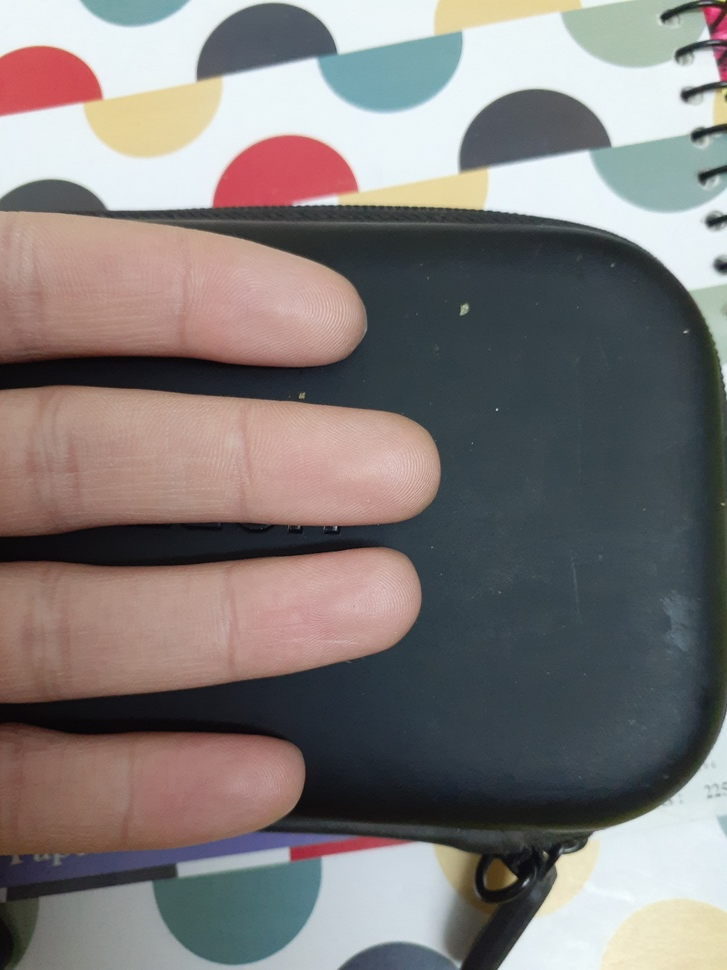
#> input picture sample_input.jpg, 727 x 970 px, shrunk from 3096 x 4128 before the run
$ python fingerprint_extraction.py sample_input.jpg
#> lines starting #> are read from the running program, lines starting #| are printed output that depends on the picture; after the words box and inside, x2 and y2 are one past the last pixel; in counts of white or black regions, pixels touching at a corner belong together
### src/fingerprint_from_image/extraction.py
"""Extract individual fingerprint crops from a photograph of a hand.

The original project implemented this pipeline directly at module import time.
This module keeps the same OpenCV approach, but exposes it as a reusable API so
that the matching framework can consume the crops without opening a GUI.
"""

from __future__ import annotations

from collections.abc import Sequence
from dataclasses import dataclass, field
from pathlib import Path

import cv2 as cv
import numpy as np

EXTRACTION_VERSION = "hsv-contours-v2"


class FingerprintExtractionError(ValueError):
    """Raised when an input image cannot be used for fingerprint extraction."""


@dataclass(frozen=True)
class ExtractionConfig:
    """Configuration for the hand segmentation pipeline."""

    skin_hsv_lower: tuple[int, int, int] = (0, 20, 70)
    skin_hsv_upper: tuple[int, int, int] = (20, 255, 255)
    max_fingers: int = 4
    min_contour_area_ratio: float = 0.005
    morphology_kernel_size: int = 3
    adaptive_block_size: int = 11
    adaptive_c: float = 2.0

    def __post_init__(self) -> None:
        if self.max_fingers < 1:
            raise ValueError("max_fingers must be at least 1")
        if not 0 <= self.min_contour_area_ratio < 1:
            raise ValueError("min_contour_area_ratio must be in [0, 1)")
        if self.morphology_kernel_size < 1:
            raise ValueError("morphology_kernel_size must be positive")
        if self.adaptive_block_size < 3 or self.adaptive_block_size % 2 == 0:
            raise ValueError("adaptive_block_size must be an odd integer >= 3")


@dataclass(frozen=True)
class FingerprintCrop:
    """One extracted fingerprint image and its location in the source image."""

    image: np.ndarray = field(repr=False, compare=False)
    bbox: tuple[int, int, int, int]
    contour_area: float
    quality: float


def _read_color_image(image: str | Path | np.ndarray) -> np.ndarray:
    if isinstance(image, (str, Path)):
        path = Path(image)
        try:
            encoded = np.fromfile(path, dtype=np.uint8)
        except OSError as exc:
            raise FingerprintExtractionError(f"Could not read image: {path}") from exc
        data = cv.imdecode(encoded, cv.IMREAD_COLOR) if encoded.size else None
        if data is None:
            raise FingerprintExtractionError(f"Could not read image: {path}")
        return data

    data = np.asarray(image)
    if data.size == 0:
        raise FingerprintExtractionError("Input image is empty")
    if data.dtype != np.uint8:
        data = cv.normalize(data, None, 0, 255, cv.NORM_MINMAX).astype(np.uint8)
    if data.ndim == 2:
        return cv.cvtColor(data, cv.COLOR_GRAY2BGR)
    if data.ndim != 3:
        raise FingerprintExtractionError(
            f"Expected a grayscale or color image, got shape {data.shape}"
        )
    if data.shape[2] == 4:
        return cv.cvtColor(data, cv.COLOR_BGRA2BGR)
    if data.shape[2] != 3:
        raise FingerprintExtractionError(
            f"Expected 3 or 4 color channels, got {data.shape[2]}"
        )
    return np.ascontiguousarray(data)


def extract_fingerprints(
    image: str | Path | np.ndarray,
    config: ExtractionConfig | None = None,
) -> list[FingerprintCrop]:
    """Extract fingerprint crops, ordered from left to right in the source.

    An empty list is returned when no contour passes the configured area filter.
    The output images are 8-bit, single-channel, adaptively thresholded crops.
    """

    config = config or ExtractionConfig()
    source = _read_color_image(image)

    hsv = cv.cvtColor(source, cv.COLOR_BGR2HSV)
    lower = np.asarray(config.skin_hsv_lower, dtype=np.uint8)
    upper = np.asarray(config.skin_hsv_upper, dtype=np.uint8)
    skin_mask = cv.inRange(hsv, lower, upper)

    kernel_size = config.morphology_kernel_size
    kernel = cv.getStructuringElement(cv.MORPH_ELLIPSE, (kernel_size, kernel_size))
    skin_mask = cv.morphologyEx(skin_mask, cv.MORPH_CLOSE, kernel)

    contours, _ = cv.findContours(
        skin_mask, cv.RETR_EXTERNAL, cv.CHAIN_APPROX_SIMPLE
    )
    minimum_area = source.shape[0] * source.shape[1] * config.min_contour_area_ratio
    contours = [contour for contour in contours if cv.contourArea(contour) >= minimum_area]
    contours = sorted(contours, key=cv.contourArea, reverse=True)[: config.max_fingers]
    # Area rank is useful for choosing the four relevant contours, but is not a
    # stable label. Spatial order makes repeated captures deterministic.
    contours.sort(key=lambda contour: cv.boundingRect(contour)[0])

    if not contours:
        return []

    selected_mask = np.zeros(source.shape[:2], dtype=np.uint8)
    cv.drawContours(selected_mask, contours, -1, 255, cv.FILLED)
    selected_mask = cv.GaussianBlur(selected_mask, (5, 5), 0)

    hand = cv.bitwise_and(source, source, mask=selected_mask)
    gray = cv.cvtColor(hand, cv.COLOR_BGR2GRAY)
    thresholded = cv.adaptiveThreshold(
        gray,
        255,
        cv.ADAPTIVE_THRESH_GAUSSIAN_C,
        cv.THRESH_BINARY,
        config.adaptive_block_size,
        config.adaptive_c,
    )

    crops: list[FingerprintCrop] = []
    for contour in contours:
        x, y, width, height = cv.boundingRect(contour)
        crop = thresholded[y : y + height, x : x + width].copy()

        # Keep the exterior of the contour uniformly white. This prevents the
        # bounding rectangle from generating artificial feature points later.
        contour_mask = np.zeros((height, width), dtype=np.uint8)
        shifted = contour - np.array([[[x, y]]], dtype=contour.dtype)
        cv.drawContours(contour_mask, [shifted], -1, 255, cv.FILLED)
        crop[contour_mask == 0] = 255

        inside = crop[contour_mask != 0]
        contrast = float(np.std(inside) / 127.5) if inside.size else 0.0
        coverage = float(np.count_nonzero(contour_mask) / contour_mask.size)
        quality = float(np.clip(0.75 * contrast + 0.25 * coverage, 0.0, 1.0))
        crops.append(
            FingerprintCrop(
                image=crop,
                bbox=(x, y, width, height),
                contour_area=float(cv.contourArea(contour)),
                quality=quality,
            )
        )

    return crops


# [24 lines left out: functions extract_fingerprint_images, save_fingerprints, not called in this run]


def plot_fingerprints(crops: Sequence[FingerprintCrop]) -> None:
    """Display the extracted crops. Matplotlib is imported only when requested."""

    try:
        import matplotlib.pyplot as plt
    except ImportError as exc:  # pragma: no cover - depends on optional GUI package
        raise FingerprintExtractionError(
            "Displaying crops requires matplotlib; install it or use --no-display"
        ) from exc

    columns = 2
    rows = max(1, (len(crops) + columns - 1) // columns)
    figure = plt.figure(figsize=(10, 5 * rows))
    for index, crop in enumerate(crops, start=1):
        axis = figure.add_subplot(rows, columns, index)
        axis.imshow(crop.image, cmap="gray")
        axis.set_title(f"Finger {index} (quality {crop.quality:.2f})")
        axis.axis("off")
    figure.tight_layout()
    plt.show()

### src/fingerprint_from_image/cli/extract.py
"""``fingerprint-extract`` command-line interface."""

from __future__ import annotations

import argparse
from collections.abc import Sequence

from ..extraction import (
    ExtractionConfig,
    FingerprintExtractionError,
    extract_fingerprints,
    plot_fingerprints,
    save_fingerprints,
)


def _build_parser() -> argparse.ArgumentParser:
    parser = argparse.ArgumentParser(
        description="Extract individual fingerprints from a hand photograph"
    )
    parser.add_argument("image", help="path to the hand image")
    parser.add_argument(
        "--output-dir", help="directory in which to save finger_1.png, ..."
    )
    parser.add_argument(
        "--no-display", action="store_true", help="do not open a preview window"
    )
    parser.add_argument(
        "--max-fingers", type=int, default=4, help="maximum number of crops (default: 4)"
    )
    return parser


def main(argv: Sequence[str] | None = None) -> int:
    parser = _build_parser()
    args = parser.parse_args(argv)
    try:
        crops = extract_fingerprints(
            args.image, ExtractionConfig(max_fingers=args.max_fingers)
        )
#> in _read_color_image, data is the input picture: shape (970, 727, 3); mean B, G, R 121, 122.4, 128.3
#> in extract_fingerprints, `hsv = cv.cvtColor(source, cv.COLOR_BGR2HSV)`: hsv: shape (970, 727, 3); mean H, S, V 71.2, 54.6, 138.2
#> in extract_fingerprints, `skin_mask = cv.inRange(hsv, lower, upper)`:
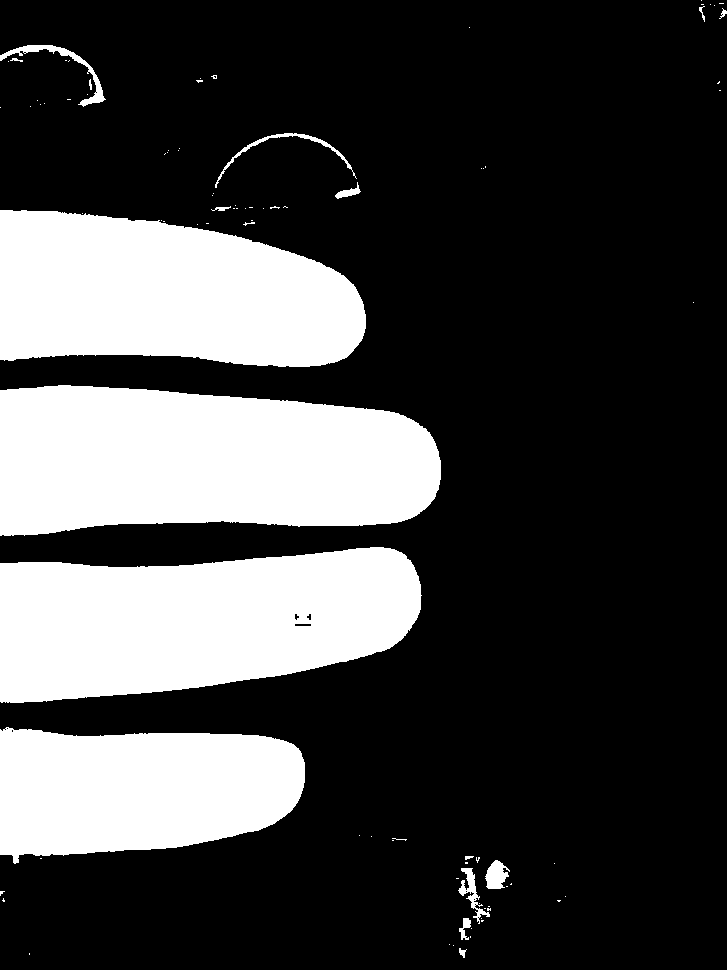
#> skin_mask: shape (970, 727); 26.7% white; 90 white regions (72 under 20 px), largest, box (x1, y1, x2, y2) and area: (0, 385, 441, 536) 55581, (0, 547, 422, 703) 50624, (0, 210, 366, 367) 45938
#> in extract_fingerprints, `skin_mask = cv.morphologyEx(skin_mask, cv.MORPH_CLOSE, kernel)`: skin_mask: shape (970, 727); 26.8% white; 74 white regions (55 under 20 px)
#> in extract_fingerprints, `contours, _ = cv.findContours( skin_mask, cv.RETR_EXTERNAL, cv.CHAIN_A..`: contours = 74 contours, 60 with area under 20; largest, box (x1, y1, x2, y2) and area: (0, 385, 441, 536) 55044, (0, 547, 422, 703) 50176, (0, 210, 366, 367) 45496, (0, 727, 305, 864) 32844, (0, 45, 106, 107) 732
#> in extract_fingerprints, `contours = [contour for contour in contours if cv.contourArea(contour)..`: contours = 4 contours; box (x1, y1, x2, y2) and area: (0, 385, 441, 536) 55044, (0, 547, 422, 703) 50176, (0, 210, 366, 367) 45496, (0, 727, 305, 864) 32844
#> in extract_fingerprints, `cv.drawContours(selected_mask, contours, -1, 255, cv.FILLED)`: selected_mask: shape (970, 727); 26.3% white; 4 white regions, box (x1, y1, x2, y2) and area: (0, 385, 441, 536) 55583, (0, 547, 422, 703) 50691, (0, 210, 366, 367) 45958, (0, 727, 305, 864) 33239
#> in extract_fingerprints, `thresholded = cv.adaptiveThreshold( gray, 255, cv.ADAPTIVE_THRESH_GAUS..`:
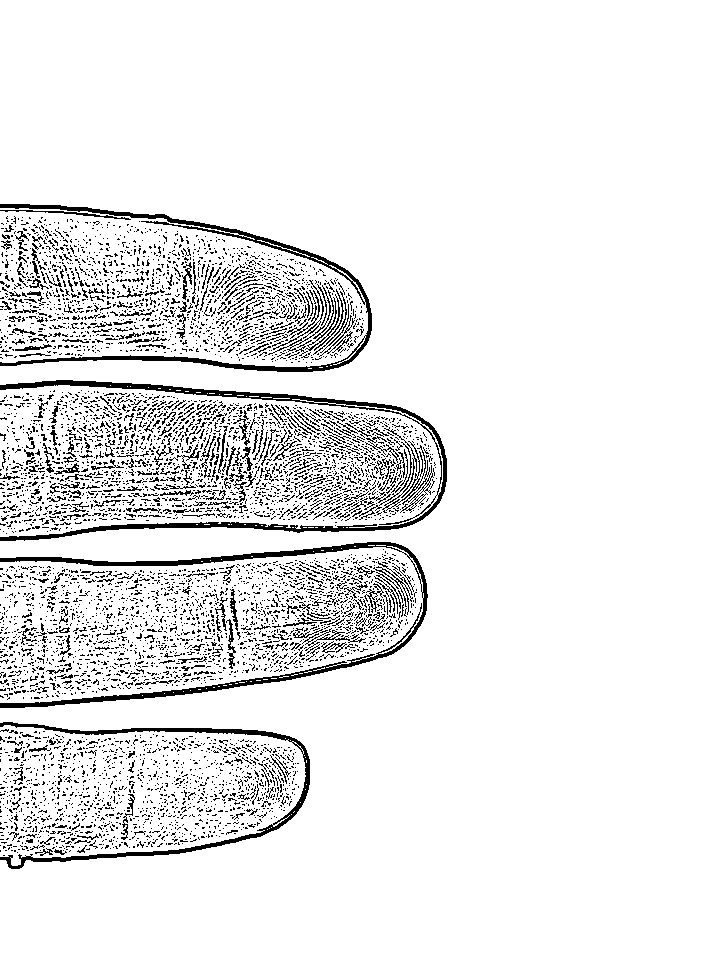
#> thresholded: shape (970, 727); 92.1% white; black in thin lines or dots, all inside (x1, y1, x2, y2) = (0, 204, 447, 869)
#> the loop in extract_fingerprints, `for contour in contours:` made 4 passes
#> (y, width, height, contrast, coverage, quality) on passes 1 to 4: (385, 441, 151, 0.876, 0.835, 0.866), (547, 422, 156, 0.8, 0.77, 0.793), (210, 366, 157, 0.835, 0.8, 0.827), (727, 305, 137, 0.729, 0.795, 0.746)
#> pass 1, in extract_fingerprints, `crop = thresholded[y : y + height, x : x + width].copy()`:
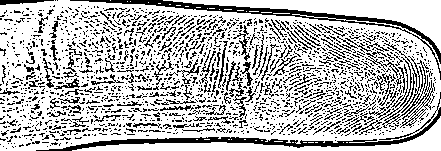
#> crop: shape (151, 441); 72.7% white; black in thin lines or dots
#> pass 3, in extract_fingerprints, `crop = thresholded[y : y + height, x : x + width].copy()`:
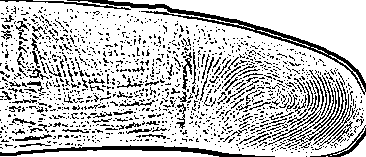
#> crop: shape (157, 366); 77.2% white; black in thin lines or dots
#> after the loop in extract_fingerprints, `for contour in contours:`:
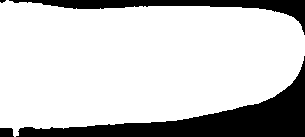
#> contour_mask: shape (137, 305); 79.5% white; 4 black regions (1 under 20 px), largest, box (x1, y1, x2, y2) and area: (16, 56, 305, 137) 6116, (9, 0, 305, 35) 2300, (0, 128, 14, 137) 117
#> after the loop in extract_fingerprints, `for contour in contours:`:
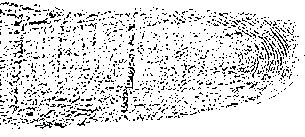
#> crop: shape (137, 305); 87.4% white; black in thin lines or dots
#> after the loop in extract_fingerprints, `for contour in contours:`: crops = 4 items
#> crops = 4 items
        if not crops:
            raise FingerprintExtractionError("No fingerprints were found in the image")
        if args.output_dir:
            save_fingerprints(crops, args.output_dir)
        if not args.no_display:
            plot_fingerprints(crops)
#> in plot_fingerprints, `rows = max(1, (len(crops) + columns - 1) // columns)`: rows = 2
#> the loop in plot_fingerprints, `for index, crop in enumerate(crops, start=1):` made 4 passes
#> in plot_fingerprints, `plt.show()`:
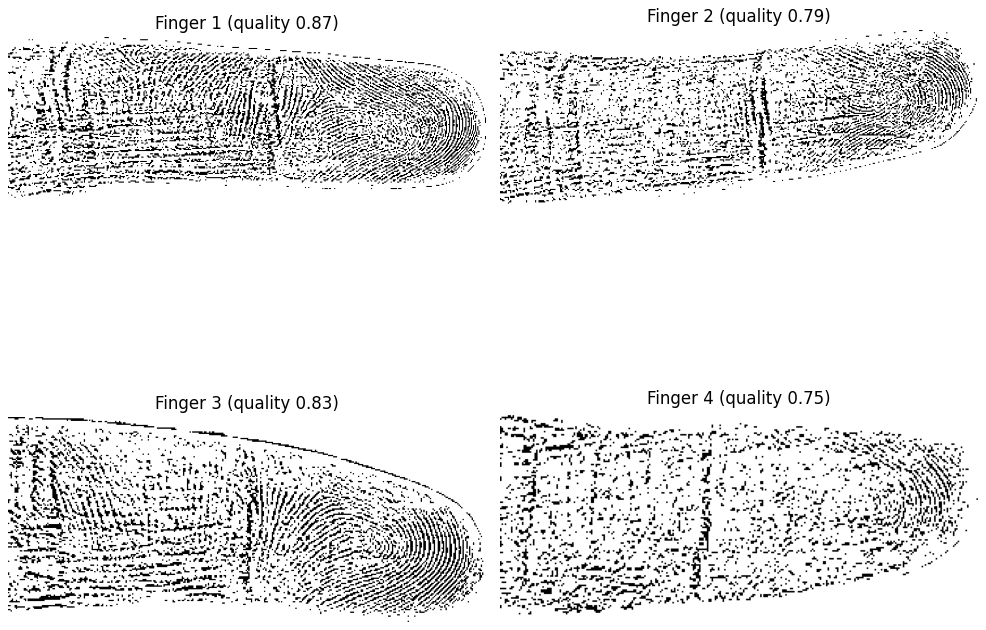
#> figure drawn by matplotlib, 4 panels
    except (FingerprintExtractionError, ValueError) as exc:
        parser.exit(2, f"error: {exc}\n")
    return 0


# [2 lines that do not run on import are left out]

### fingerprint_extraction.py
"""Backward-compatible entry point for the original ``fingerprint_extraction`` module.

The implementation now lives in ``fingerprint_from_image.extraction``. This
shim keeps ``python fingerprint_extraction.py ...`` and existing imports working
from a source checkout, with or without installing the package.
"""

from __future__ import annotations

import sys
from pathlib import Path

try:
    import fingerprint_from_image  # noqa: F401
except ImportError:  # pragma: no cover - exercised only from an uninstalled checkout
    sys.path.insert(0, str(Path(__file__).resolve().parent / "src"))

from fingerprint_from_image.cli.extract import main  # noqa: E402
from fingerprint_from_image.extraction import (  # noqa: E402,F401
    EXTRACTION_VERSION,
    ExtractionConfig,
    FingerprintCrop,
    FingerprintExtractionError,
    extract_fingerprint_images,
    extract_fingerprints,
    plot_fingerprints,
    save_fingerprints,
)

if __name__ == "__main__":
    raise SystemExit(main())
#> (the program exits here)
